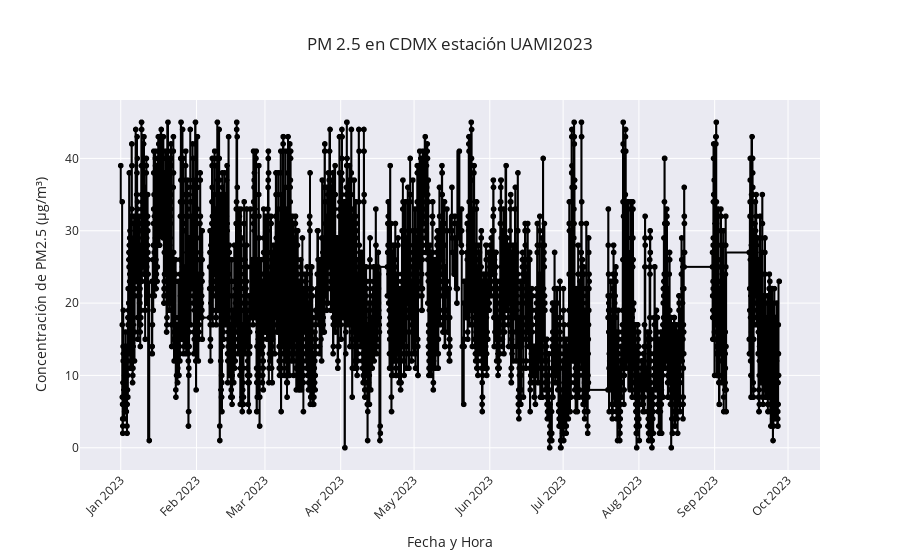

The code cell stored with this chart in its notebook:
### Markdown cell above
#### Observemos de nuevo algún ejemplo de datos ya limpios

### Code cell
fig = px.line(
    data_clean['PM25']['CDMX_UAMI2023'], 
    x='Fecha', 
    y='Concentraciones horarias', 
    title='PM 2.5 en CDMX estación UAMI2023',
    labels={'Fecha': 'Fecha y Hora', 'Concentraciones horarias': 'PM2.5 (µg/m³)'},  # Etiquetas personalizadas
    line_shape='vh',  
    markers=True,  # Puntos en la línea
    color_discrete_sequence=['black'],  # Color de la línea
)

# Personalización adicional
fig.update_layout(
    xaxis_title="Fecha y Hora",
    yaxis_title="Concentración de PM2.5 (µg/m³)",
    xaxis_tickangle=-45,  # Rotar etiquetas del eje X
    template= 'seaborn',  # Estilo oscuro
)

fig.show()

### Figure 1 — Plotly figure (JSON) as saved in the notebook; plotly's stock layout.template omitted (floating-point values rounded to 4 significant figures; data arrays with more than 128 entries replaced by an {"elided": "..."} marker saying what was removed)
{"data": [{"hovertemplate": "Fecha y Hora=%{x}<br>PM2.5 (µg/m³)=%{y}<extra></extra>", "legendgroup": "", "line": {"color": "black", "dash": "solid", "shape": "vh"}, "marker": {"symbol": "circle"}, "mode": "lines+markers", "name": "", "showlegend": false, "type": "scattergl", "x": {"elided": "4914 str values"}, "xaxis": "x", "y": {"elided": "4914 int values"}, "yaxis": "y"}], "layout": {"legend": {"tracegroupgap": 0}, "title": {"text": "PM 2.5 en CDMX estación UAMI2023"}, "xaxis": {"anchor": "y", "domain": [0, 1], "tickangle": -45, "title": {"text": "Fecha y Hora"}}, "yaxis": {"anchor": "x", "domain": [0, 1], "title": {"text": "Concentración de PM2.5 (µg/m³)"}}}}
